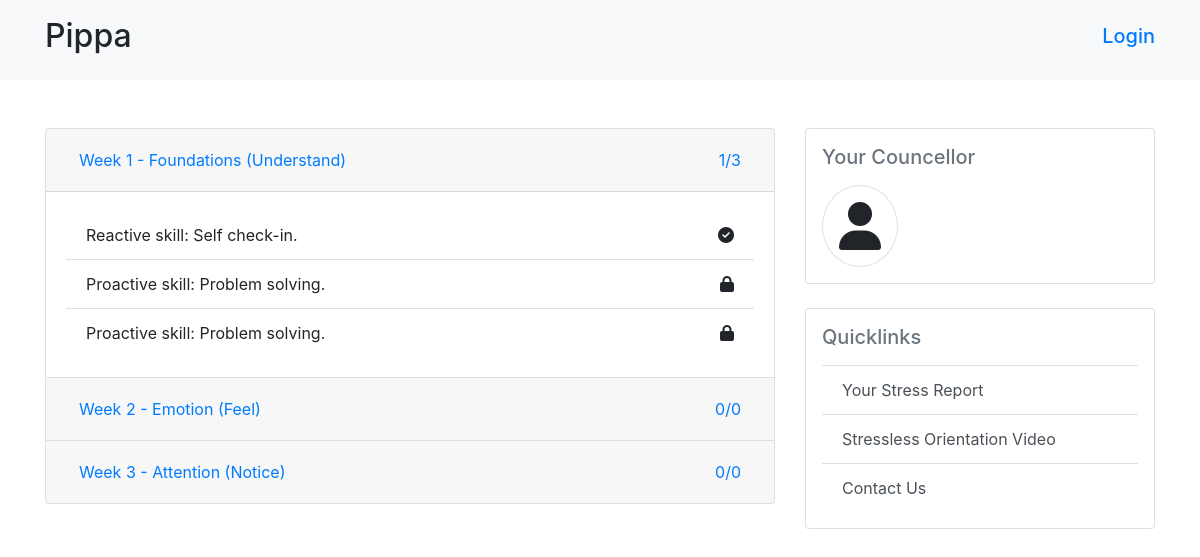
/programs/ (signed in), run on the app's committed database.
### health/models.py (models this page shows, shortened)
class Module(models.Model):
    id = models.UUIDField(primary_key=True, default=uuid.uuid4, editable=False)
    users = models.ManyToManyField(User, related_name='modules')
    name = models.CharField(max_length=150)
    info =  models.CharField(max_length=150, blank= True)
    completed = models.BooleanField(default=False)
    next = models.OneToOneField("self",on_delete=models.SET_NULL, null=True, blank=True, related_name="previous")
    order = models.PositiveIntegerField(default=0)
    def total_completed_programs(self):
        return self.programs.filter(completed=True).count()
    def total_programs(self):
        return self.programs.count()

class Program(models.Model):
    id = models.UUIDField(primary_key=True, default=uuid.uuid4, editable=False)
    module = models.ForeignKey(Module, on_delete= models.CASCADE, related_name="programs")
    title = models.CharField(max_length=200,)
    completed = models.BooleanField(default=False)
    video = models.URLField()
    next = models.OneToOneField("self",on_delete=models.SET_NULL, null=True, blank=True, related_name="previous")
    order = models.PositiveIntegerField(default=0,)

### health/views.py (the view)
# urls.py: path('programs/', views.programs, name="programs")
@login_required(login_url="auth/login/")
def programs(request):
    modules = Module.objects.all()
    return render(request, "programs.html", {"modules": modules})

### health/templates/programs.html
{% extends "index.html" %}
{% block content %}
<div class="row mt-5">
    <div class="col-sm-8">
        <div class="accordion " id="accordionExample">
            {% for module in modules  %}
                <div class="card">
                <div class="card-header" id="headingOne">
                    <h2 class="mb-0">
                    <button class="btn btn-link btn-block text-left d-flex justify-content-between" type="button" data-toggle="collapse" data-target="#collapse{{module.id}}" aria-expanded="true" aria-controls="collapse{{module.id}}">
                        <div>{{module.name}}</div>
                        <div class="d-flex justify-content-center"> <span>{{module.total_completed_programs}}</span> / <span>{{module.total_programs}}</span> </div>
                    </button>
                    </h2>
                </div>
                <div id="collapse{{module.id}}" class="collapse {% if forloop.counter == 1 %}show{% endif %}" aria-labelledby="headingOne" data-parent="#accordionExample">
                    <div class="card-body">
                        <ul class="list-group list-group-flush">
                            {% for program  in module.programs.all  %}
                                <li class="list-group-item d-flex justify-content-between"> <span>{{program.title}}</span> <span>{% if program.completed %} <i class="fa-solid fa-circle-check"></i>{% else %} <i class="fa-solid fa-lock"></i> {% endif %}</span></li>
                            {% empty %}
                            <p>No Program yet!</p>
                            {% endfor %}
                          </ul>
                    </div>
                </div>
                </div>
            {% endfor %}
        </div>
    </div>
    <div class="col-sm-4">
        <div class="card mb-4 p-3">
            <h5 class="text-muted mb-3">Your Councellor</h5>
            <div class="rounded rounded-circle border p-3 d-flex justify-content-center align-items-center" style="width: fit-content;">
                <i class="fa-solid fa-user fa-3x"></i>
            </div>
        </div>
        <div class="card mb-4 p-3">
            <h5 class="text-muted mb-3">Quicklinks </h5>
            <ul class="list-group list-group-flush">
                <a href="{% url "stress-report" %}" class="list-group-item list-group-item-action">Your Stress Report</a>
                <a href="" class="list-group-item list-group-item-action">Stressless Orientation Video</a>
                <a href="" class="list-group-item list-group-item-action">Contact Us</a>
              </ul>
        </div>
    </div>
</div>
{% endblock content %}

### data on the page
Module: name "Week 1 - Foundations (Understand)", total_completed_programs "1", total_programs "3"
Program: title "Reactive skill: Self check-in.", completed True (drawn)
Program: title "Proactive skill: Problem solving.", completed False (drawn)
Program: title "Proactive skill: Problem solving.", completed False (drawn)
Module: name "Week 2 - Emotion (Feel)", total_completed_programs "0", total_programs "0"
Module: name "Week 3 - Attention (Notice)", total_completed_programs "0", total_programs "0"
